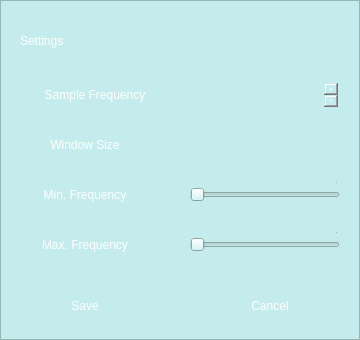
<?xml version="1.0" encoding="UTF-8"?>
<ui version="4.0">
 <class>SettingsPopUp</class>
 <widget class="QWidget" name="SettingsPopUp">
  <property name="geometry">
   <rect>
    <x>0</x>
    <y>0</y>
    <width>360</width>
    <height>340</height>
   </rect>
  </property>
  <property name="minimumSize">
   <size>
    <width>0</width>
    <height>0</height>
   </size>
  </property>
  <property name="maximumSize">
   <size>
    <width>500</width>
    <height>600</height>
   </size>
  </property>
  <property name="windowTitle">
   <string>SettingsPopUp</string>
  </property>
  <property name="styleSheet">
   <string notr="true">background-color: rgb(196, 236, 236);</string>
  </property>
  <widget class="QFrame" name="settings_frame">
   <property name="geometry">
    <rect>
     <x>0</x>
     <y>0</y>
     <width>360</width>
     <height>340</height>
    </rect>
   </property>
   <property name="maximumSize">
    <size>
     <width>500</width>
     <height>600</height>
    </size>
   </property>
   <property name="styleSheet">
    <string notr="true">background: qlineargradient(
    x1: 0, y1: 0, x2: 1, y2: 1,
    stop: 0 rgba(50, 50, 50, 1), stop: 1 rgba(128, 128, 128, 1)
);</string>
   </property>
   <property name="frameShape">
    <enum>QFrame::StyledPanel</enum>
   </property>
   <property name="frameShadow">
    <enum>QFrame::Raised</enum>
   </property>
   <widget class="QPushButton" name="saveButton">
    <property name="geometry">
     <rect>
      <x>45</x>
      <y>290</y>
      <width>80</width>
      <height>32</height>
     </rect>
    </property>
    <property name="styleSheet">
     <string notr="true">font: 15pt &quot;Arial&quot;;
color: white; 
background: qradialgradient(
    cx: 0.3, cy: -0.4, fx: 0.3, fy: -0.4,
    radius: 1.35, stop: 0 rgba(25, 81, 68, 1), stop: 1 rgba(57, 148, 127, 1)
);

border-radius: 10%;</string>
    </property>
    <property name="text">
     <string>Save</string>
    </property>
   </widget>
   <widget class="QPushButton" name="cancelButton">
    <property name="geometry">
     <rect>
      <x>230</x>
      <y>290</y>
      <width>80</width>
      <height>32</height>
     </rect>
    </property>
    <property name="styleSheet">
     <string notr="true">font: 15pt &quot;Arial&quot;;
color: white; 
background: qradialgradient(
    cx: 0.3, cy: -0.4, fx: 0.3, fy: -0.4,
    radius: 1.35, stop: 0 rgba(25, 81, 68, 1), stop: 1 rgba(57, 148, 127, 1)
);

border-radius: 10%;</string>
    </property>
    <property name="text">
     <string>Cancel</string>
    </property>
   </widget>
   <widget class="QLabel" name="titleLabel">
    <property name="geometry">
     <rect>
      <x>20</x>
      <y>30</y>
      <width>141</width>
      <height>21</height>
     </rect>
    </property>
    <property name="styleSheet">
     <string notr="true">color: white;
font: 18pt &quot;Arial&quot;;
background:none;</string>
    </property>
    <property name="text">
     <string>Settings</string>
    </property>
   </widget>
   <widget class="QFrame" name="frame">
    <property name="geometry">
     <rect>
      <x>10</x>
      <y>80</y>
      <width>341</width>
      <height>30</height>
     </rect>
    </property>
    <property name="styleSheet">
     <string notr="true">font: 13pt &quot;Arial&quot;;
color: white;

background: qradialgradient(
    cx: 0.3, cy: -0.4, fx: 0.3, fy: -0.4,
    radius: 1.35, stop: 0 rgba(0, 12, 19, 1), stop: 1 rgba(0, 82, 136, 1)
);

border-radius: 10%;</string>
    </property>
    <property name="frameShape">
     <enum>QFrame::WinPanel</enum>
    </property>
    <property name="frameShadow">
     <enum>QFrame::Sunken</enum>
    </property>
    <widget class="QTextEdit" name="sampleFreqText">
     <property name="geometry">
      <rect>
       <x>220</x>
       <y>0</y>
       <width>111</width>
       <height>30</height>
      </rect>
     </property>
     <property name="styleSheet">
      <string notr="true">color: white;
border-radius: 10px;
background: qradialgradient(
    cx: 0.3, cy: -0.4, fx: 0.3, fy: -0.4,
    radius: 1.35, stop: 0 rgba(0, 12, 19, 1), stop: 1 rgba(0, 82, 136, 1)
);
padding: 3px;
vertical-align: center;
text-align: center;</string>
     </property>
     <property name="html">
      <string>&lt;!DOCTYPE HTML PUBLIC &quot;-//W3C//DTD HTML 4.0//EN&quot; &quot;http://www.w3.org/TR/REC-html40/strict.dtd&quot;&gt;
&lt;html&gt;&lt;head&gt;&lt;meta name=&quot;qrichtext&quot; content=&quot;1&quot; /&gt;&lt;meta charset=&quot;utf-8&quot; /&gt;&lt;style type=&quot;text/css&quot;&gt;
p, li { white-space: pre-wrap; }
hr { height: 1px; border-width: 0; }
li.unchecked::marker { content: &quot;\2610&quot;; }
li.checked::marker { content: &quot;\2612&quot;; }
&lt;/style&gt;&lt;/head&gt;&lt;body style=&quot; font-family:'Arial'; font-size:13pt; font-weight:400; font-style:normal;&quot;&gt;
&lt;p align=&quot;center&quot; style=&quot;-qt-paragraph-type:empty; margin-top:0px; margin-bottom:0px; margin-left:0px; margin-right:0px; -qt-block-indent:0; text-indent:0px;&quot;&gt;&lt;br /&gt;&lt;/p&gt;&lt;/body&gt;&lt;/html&gt;</string>
     </property>
    </widget>
    <widget class="QLabel" name="sampleFreqLabel">
     <property name="geometry">
      <rect>
       <x>10</x>
       <y>0</y>
       <width>150</width>
       <height>30</height>
      </rect>
     </property>
     <property name="styleSheet">
      <string notr="true">font: 13pt &quot;Arial&quot;;
color: white;

background: none;

border-radius: 10%;
</string>
     </property>
     <property name="frameShape">
      <enum>QFrame::Box</enum>
     </property>
     <property name="text">
      <string>Sample Frequency</string>
     </property>
     <property name="alignment">
      <set>Qt::AlignCenter</set>
     </property>
    </widget>
   </widget>
   <widget class="QFrame" name="frame_2">
    <property name="geometry">
     <rect>
      <x>10</x>
      <y>130</y>
      <width>341</width>
      <height>30</height>
     </rect>
    </property>
    <property name="styleSheet">
     <string notr="true">font: 13pt &quot;Arial&quot;;
color: white;

background: qradialgradient(
    cx: 0.3, cy: -0.4, fx: 0.3, fy: -0.4,
    radius: 1.35, stop: 0 rgba(0, 12, 19, 1), stop: 1 rgba(0, 82, 136, 1)
);

border-radius: 10%;</string>
    </property>
    <property name="frameShape">
     <enum>QFrame::StyledPanel</enum>
    </property>
    <property name="frameShadow">
     <enum>QFrame::Raised</enum>
    </property>
    <widget class="QTextEdit" name="sampleFreqText_2">
     <property name="geometry">
      <rect>
       <x>209</x>
       <y>-1</y>
       <width>121</width>
       <height>30</height>
      </rect>
     </property>
     <property name="styleSheet">
      <string notr="true">color: white;
border-radius: 10px;
background: qradialgradient(
    cx: 0.3, cy: -0.4, fx: 0.3, fy: -0.4,
    radius: 1.35, stop: 0 rgba(0, 12, 19, 1), stop: 1 rgba(0, 82, 136, 1)
);
padding: 3px;
vertical-align: center;
text-align: center;</string>
     </property>
     <property name="html">
      <string>&lt;!DOCTYPE HTML PUBLIC &quot;-//W3C//DTD HTML 4.0//EN&quot; &quot;http://www.w3.org/TR/REC-html40/strict.dtd&quot;&gt;
&lt;html&gt;&lt;head&gt;&lt;meta name=&quot;qrichtext&quot; content=&quot;1&quot; /&gt;&lt;meta charset=&quot;utf-8&quot; /&gt;&lt;style type=&quot;text/css&quot;&gt;
p, li { white-space: pre-wrap; }
hr { height: 1px; border-width: 0; }
li.unchecked::marker { content: &quot;\2610&quot;; }
li.checked::marker { content: &quot;\2612&quot;; }
&lt;/style&gt;&lt;/head&gt;&lt;body style=&quot; font-family:'Arial'; font-size:13pt; font-weight:400; font-style:normal;&quot;&gt;
&lt;p align=&quot;center&quot; style=&quot;-qt-paragraph-type:empty; margin-top:0px; margin-bottom:0px; margin-left:0px; margin-right:0px; -qt-block-indent:0; text-indent:0px;&quot;&gt;&lt;br /&gt;&lt;/p&gt;&lt;/body&gt;&lt;/html&gt;</string>
     </property>
    </widget>
    <widget class="QLabel" name="windowSizeLabel">
     <property name="geometry">
      <rect>
       <x>0</x>
       <y>0</y>
       <width>150</width>
       <height>30</height>
      </rect>
     </property>
     <property name="styleSheet">
      <string notr="true">font: 13pt &quot;Arial&quot;;
color: white;

background: none;

border-radius: 10%;
</string>
     </property>
     <property name="frameShape">
      <enum>QFrame::Box</enum>
     </property>
     <property name="text">
      <string>Window Size</string>
     </property>
     <property name="alignment">
      <set>Qt::AlignCenter</set>
     </property>
    </widget>
    <widget class="QTextEdit" name="windowSizeText">
     <property name="geometry">
      <rect>
       <x>220</x>
       <y>0</y>
       <width>111</width>
       <height>30</height>
      </rect>
     </property>
     <property name="styleSheet">
      <string notr="true">color: white;
border-radius: 10px;
background: qradialgradient(
    cx: 0.3, cy: -0.4, fx: 0.3, fy: -0.4,
    radius: 1.35, stop: 0 rgba(0, 12, 19, 1), stop: 1 rgba(0, 82, 136, 1)
);
padding: 3px;
vertical-align: center;
text-align: center;</string>
     </property>
    </widget>
   </widget>
   <widget class="QFrame" name="frame_3">
    <property name="geometry">
     <rect>
      <x>10</x>
      <y>180</y>
      <width>341</width>
      <height>30</height>
     </rect>
    </property>
    <property name="styleSheet">
     <string notr="true">font: 13pt &quot;Arial&quot;;
color: white;

background: qradialgradient(
    cx: 0.3, cy: -0.4, fx: 0.3, fy: -0.4,
    radius: 1.35, stop: 0 rgba(0, 12, 19, 1), stop: 1 rgba(0, 82, 136, 1)
);

border-radius: 10%;</string>
    </property>
    <property name="frameShape">
     <enum>QFrame::Box</enum>
    </property>
    <property name="frameShadow">
     <enum>QFrame::Plain</enum>
    </property>
    <widget class="QTextEdit" name="sampleFreqText_3">
     <property name="geometry">
      <rect>
       <x>209</x>
       <y>-1</y>
       <width>121</width>
       <height>30</height>
      </rect>
     </property>
     <property name="styleSheet">
      <string notr="true">color: white;
border-radius: 10px;
background: qradialgradient(
    cx: 0.3, cy: -0.4, fx: 0.3, fy: -0.4,
    radius: 1.35, stop: 0 rgba(0, 12, 19, 1), stop: 1 rgba(0, 82, 136, 1)
);
padding: 3px;
vertical-align: center;
text-align: center;</string>
     </property>
     <property name="html">
      <string>&lt;!DOCTYPE HTML PUBLIC &quot;-//W3C//DTD HTML 4.0//EN&quot; &quot;http://www.w3.org/TR/REC-html40/strict.dtd&quot;&gt;
&lt;html&gt;&lt;head&gt;&lt;meta name=&quot;qrichtext&quot; content=&quot;1&quot; /&gt;&lt;meta charset=&quot;utf-8&quot; /&gt;&lt;style type=&quot;text/css&quot;&gt;
p, li { white-space: pre-wrap; }
hr { height: 1px; border-width: 0; }
li.unchecked::marker { content: &quot;\2610&quot;; }
li.checked::marker { content: &quot;\2612&quot;; }
&lt;/style&gt;&lt;/head&gt;&lt;body style=&quot; font-family:'Arial'; font-size:13pt; font-weight:400; font-style:normal;&quot;&gt;
&lt;p align=&quot;center&quot; style=&quot;-qt-paragraph-type:empty; margin-top:0px; margin-bottom:0px; margin-left:0px; margin-right:0px; -qt-block-indent:0; text-indent:0px;&quot;&gt;&lt;br /&gt;&lt;/p&gt;&lt;/body&gt;&lt;/html&gt;</string>
     </property>
    </widget>
    <widget class="QSlider" name="minfreq_slider">
     <property name="geometry">
      <rect>
       <x>180</x>
       <y>0</y>
       <width>150</width>
       <height>30</height>
      </rect>
     </property>
     <property name="layoutDirection">
      <enum>Qt::LeftToRight</enum>
     </property>
     <property name="styleSheet">
      <string notr="true">
</string>
     </property>
     <property name="orientation">
      <enum>Qt::Horizontal</enum>
     </property>
    </widget>
    <widget class="QLabel" name="minFreqLabel">
     <property name="geometry">
      <rect>
       <x>0</x>
       <y>0</y>
       <width>150</width>
       <height>30</height>
      </rect>
     </property>
     <property name="styleSheet">
      <string notr="true">font: 13pt &quot;Arial&quot;;
color: white;

background: none;

border-radius: 10%;
</string>
     </property>
     <property name="frameShape">
      <enum>QFrame::Box</enum>
     </property>
     <property name="text">
      <string>Min. Frequency</string>
     </property>
     <property name="alignment">
      <set>Qt::AlignCenter</set>
     </property>
    </widget>
   </widget>
   <widget class="QFrame" name="frame_4">
    <property name="geometry">
     <rect>
      <x>10</x>
      <y>230</y>
      <width>341</width>
      <height>30</height>
     </rect>
    </property>
    <property name="styleSheet">
     <string notr="true">font: 13pt &quot;Arial&quot;;
color: white;

background: qradialgradient(
    cx: 0.3, cy: -0.4, fx: 0.3, fy: -0.4,
    radius: 1.35, stop: 0 rgba(0, 12, 19, 1), stop: 1 rgba(0, 82, 136, 1)
);

border-radius: 10%;</string>
    </property>
    <property name="frameShape">
     <enum>QFrame::StyledPanel</enum>
    </property>
    <property name="frameShadow">
     <enum>QFrame::Raised</enum>
    </property>
    <widget class="QTextEdit" name="sampleFreqText_4">
     <property name="geometry">
      <rect>
       <x>209</x>
       <y>-1</y>
       <width>121</width>
       <height>30</height>
      </rect>
     </property>
     <property name="styleSheet">
      <string notr="true">color: white;
border-radius: 10px;
background: qradialgradient(
    cx: 0.3, cy: -0.4, fx: 0.3, fy: -0.4,
    radius: 1.35, stop: 0 rgba(0, 12, 19, 1), stop: 1 rgba(0, 82, 136, 1)
);
padding: 3px;
vertical-align: center;
text-align: center;</string>
     </property>
     <property name="html">
      <string>&lt;!DOCTYPE HTML PUBLIC &quot;-//W3C//DTD HTML 4.0//EN&quot; &quot;http://www.w3.org/TR/REC-html40/strict.dtd&quot;&gt;
&lt;html&gt;&lt;head&gt;&lt;meta name=&quot;qrichtext&quot; content=&quot;1&quot; /&gt;&lt;meta charset=&quot;utf-8&quot; /&gt;&lt;style type=&quot;text/css&quot;&gt;
p, li { white-space: pre-wrap; }
hr { height: 1px; border-width: 0; }
li.unchecked::marker { content: &quot;\2610&quot;; }
li.checked::marker { content: &quot;\2612&quot;; }
&lt;/style&gt;&lt;/head&gt;&lt;body style=&quot; font-family:'Arial'; font-size:13pt; font-weight:400; font-style:normal;&quot;&gt;
&lt;p align=&quot;center&quot; style=&quot;-qt-paragraph-type:empty; margin-top:0px; margin-bottom:0px; margin-left:0px; margin-right:0px; -qt-block-indent:0; text-indent:0px;&quot;&gt;&lt;br /&gt;&lt;/p&gt;&lt;/body&gt;&lt;/html&gt;</string>
     </property>
    </widget>
    <widget class="QLabel" name="maxFreqLabel">
     <property name="geometry">
      <rect>
       <x>0</x>
       <y>0</y>
       <width>150</width>
       <height>30</height>
      </rect>
     </property>
     <property name="styleSheet">
      <string notr="true">font: 13pt &quot;Arial&quot;;
color: white;

background: none;
   

border-radius: 10%;</string>
     </property>
     <property name="frameShape">
      <enum>QFrame::Box</enum>
     </property>
     <property name="text">
      <string>Max. Frequency</string>
     </property>
     <property name="alignment">
      <set>Qt::AlignCenter</set>
     </property>
    </widget>
    <widget class="QSlider" name="maxfreq_slider">
     <property name="geometry">
      <rect>
       <x>180</x>
       <y>0</y>
       <width>150</width>
       <height>30</height>
      </rect>
     </property>
     <property name="orientation">
      <enum>Qt::Horizontal</enum>
     </property>
    </widget>
   </widget>
   <zorder>frame</zorder>
   <zorder>frame_3</zorder>
   <zorder>frame_2</zorder>
   <zorder>saveButton</zorder>
   <zorder>cancelButton</zorder>
   <zorder>titleLabel</zorder>
   <zorder>frame_4</zorder>
  </widget>
 </widget>
 <resources/>
 <connections/>
</ui>
